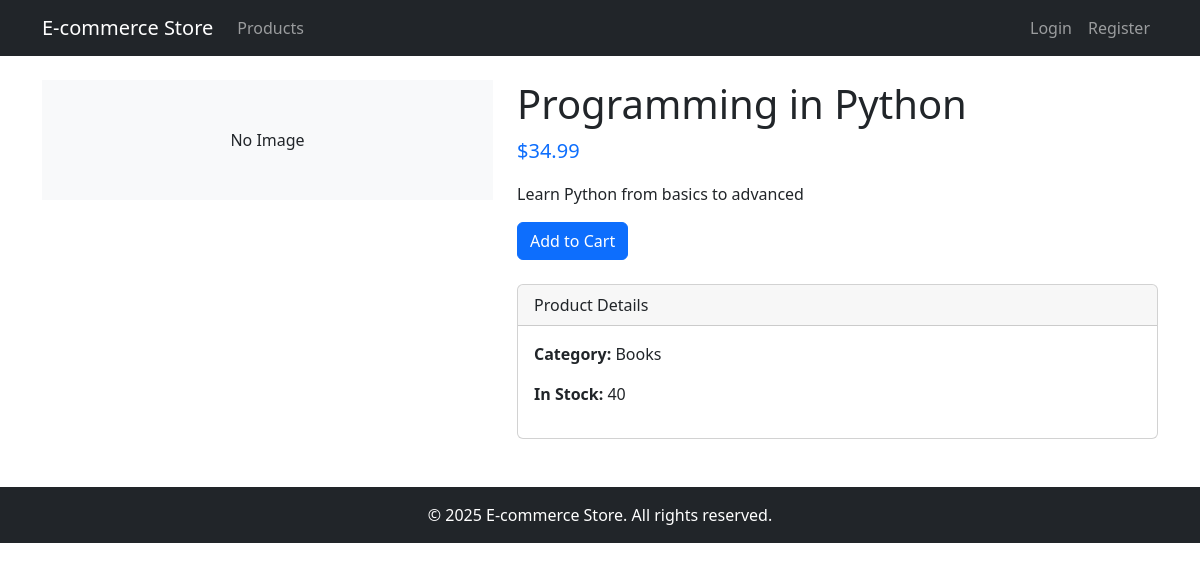
The page /product/14/ on the database its author committed.
### products/models.py (models this page shows, shortened)
class Product(models.Model):
    name = models.CharField(max_length=200)
    description = models.TextField()
    price = models.DecimalField(max_digits=10, decimal_places=2)
    category = models.ForeignKey(Category, related_name='products', on_delete=models.CASCADE)
    stock = models.PositiveIntegerField(default=0)
    image = models.ImageField(upload_to='products/', null=True, blank=True)
    created_at = models.DateTimeField(auto_now_add=True)

class Category(models.Model):
    name = models.CharField(max_length=100)
    description = models.TextField(blank=True)

### products/views.py (the view, shortened to what this page needs)
# urls.py: path('product/<int:product_id>/', views.product_detail, name='product_detail'),
def product_detail(request, product_id):
    product = get_object_or_404(Product, id=product_id)
    similar_products = []
    if request.user.is_authenticated:
        model = RecommendationModel()
        model.train()
        similar_products = model.get_recommendations(request.user.id, top_n=4)
    context = {
        'product': product,
        'similar_products': similar_products
    }
    return render(request, 'products/product_detail.html', context)

### templates/products/product_detail.html (shortened to what this page needs)
{% extends 'base.html' %}
{% block content %}
    <div class="row">
        <div class="col-md-5">
            {% if product.image %}
                <img src="{{ product.image.url }}" class="img-fluid rounded" alt="{{ product.name }}">
            {% else %}
                <div class="bg-light text-center p-5">No Image</div>
            {% endif %}
        </div>
        <div class="col-md-7">
            <h1>{{ product.name }}</h1>
            <p class="lead text-primary">${{ product.price }}</p>
            <p>{{ product.description }}</p>
            <div class="d-flex mb-3">
                <form method="post" action="{% url 'cart:add_to_cart' product.id %}" class="me-2">
                    <button type="submit" class="btn btn-primary">Add to Cart</button>
                </form>
            </div>
            <div class="card mt-4">
                <div class="card-header">Product Details</div>
                <div class="card-body">
                    <p><strong>Category:</strong> {{ product.category.name }}</p>
                    <p><strong>In Stock:</strong> {{ product.stock }}</p>
                </div>
            </div>
        </div>
    </div>
{% endblock %}

### rows shown on the page
Product: name "Programming in Python", price "34.99", description "Learn Python from basics to advanced", category.name "Books", stock "40"
